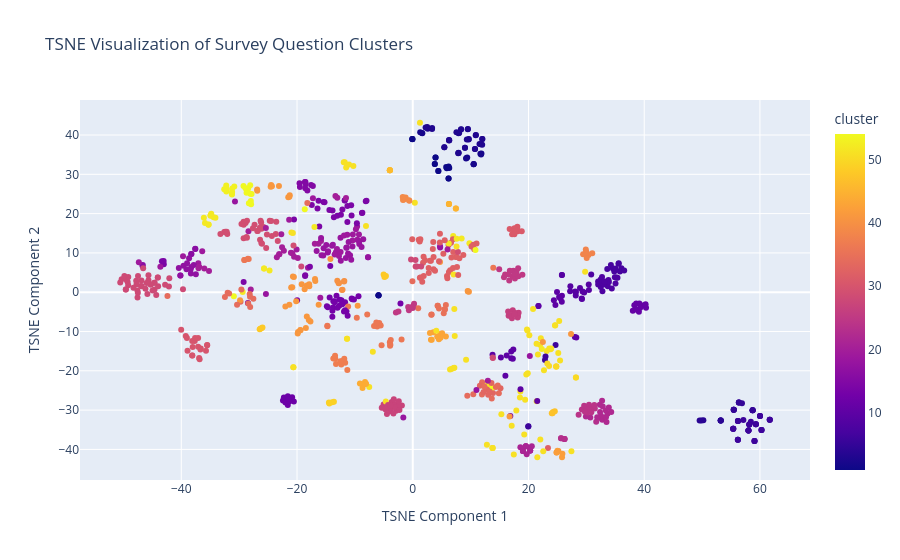

Source (notebook cell):
### Markdown cell above
##### 3. Generate Survey Using Fcluster clusters and highest average similarity

### Code cell
import numpy as np
import pandas as pd
import plotly.express as px
from sklearn.manifold import TSNE

# Assuming survey_questions_df contains:
# "sbert_embedding": a list column with SBERT embeddings,
# "kmeans_cluster": the cluster label for each question,
# "cleaned_question": the processed question text.

# Convert the list of embeddings to a NumPy array.
embeddings = np.array(survey_questions_df["sbert_embedding"].tolist())

# Use TSNE to reduce the dimensionality to 2 dimensions.
# - n_components=2: We want a 2D representation.
# - perplexity=30: A common value balancing local and global structure.
# - random_state=42: For reproducibility.
tsne = TSNE(n_components=2, perplexity=30, random_state=42)
tsne_results = tsne.fit_transform(embeddings)

# Create a DataFrame for plotting.
plot_df = pd.DataFrame(tsne_results, columns=["tsne1", "tsne2"])
plot_df["cluster"] = survey_questions_df["fcluster"].values
plot_df["question"] = survey_questions_df["cleaned_original_question"].values

# Create an interactive scatter plot with Plotly.
fig = px.scatter(
    plot_df, 
    x="tsne1", 
    y="tsne2", 
    color="cluster", 
    hover_data=["question"],
    title="TSNE Visualization of Survey Question Clusters",
    labels={"tsne1": "TSNE Component 1", "tsne2": "TSNE Component 2"}
)

fig.show()

### Figure 1 — Plotly figure (JSON) as saved in the notebook; plotly's stock layout.template omitted (floating-point values rounded to 4 significant figures; data arrays with more than 128 entries replaced by an {"elided": "..."} marker saying what was removed)
{"data": [{"customdata": {"elided": "925x1 str values"}, "hovertemplate": "TSNE Component 1=%{x}<br>TSNE Component 2=%{y}<br>question=%{customdata[0]}<br>cluster=%{marker.color}<extra></extra>", "legendgroup": "", "marker": {"color": {"elided": "925 int values"}, "coloraxis": "coloraxis", "symbol": "circle"}, "mode": "markers", "name": "", "orientation": "v", "showlegend": false, "type": "scatter", "x": {"elided": "925 float values"}, "xaxis": "x", "y": {"elided": "925 float values"}, "yaxis": "y"}], "layout": {"coloraxis": {"colorbar": {"title": {"text": "cluster"}}, "colorscale": [[0, "#0d0887"], [0.1111, "#46039f"], [0.2222, "#7201a8"], [0.3333, "#9c179e"], [0.4444, "#bd3786"], [0.5556, "#d8576b"], [0.6667, "#ed7953"], [0.7778, "#fb9f3a"], [0.8889, "#fdca26"], [1, "#f0f921"]]}, "legend": {"tracegroupgap": 0}, "title": {"text": "TSNE Visualization of Survey Question Clusters"}, "xaxis": {"anchor": "y", "domain": [0, 1], "title": {"text": "TSNE Component 1"}}, "yaxis": {"anchor": "x", "domain": [0, 1], "title": {"text": "TSNE Component 2"}}}}
